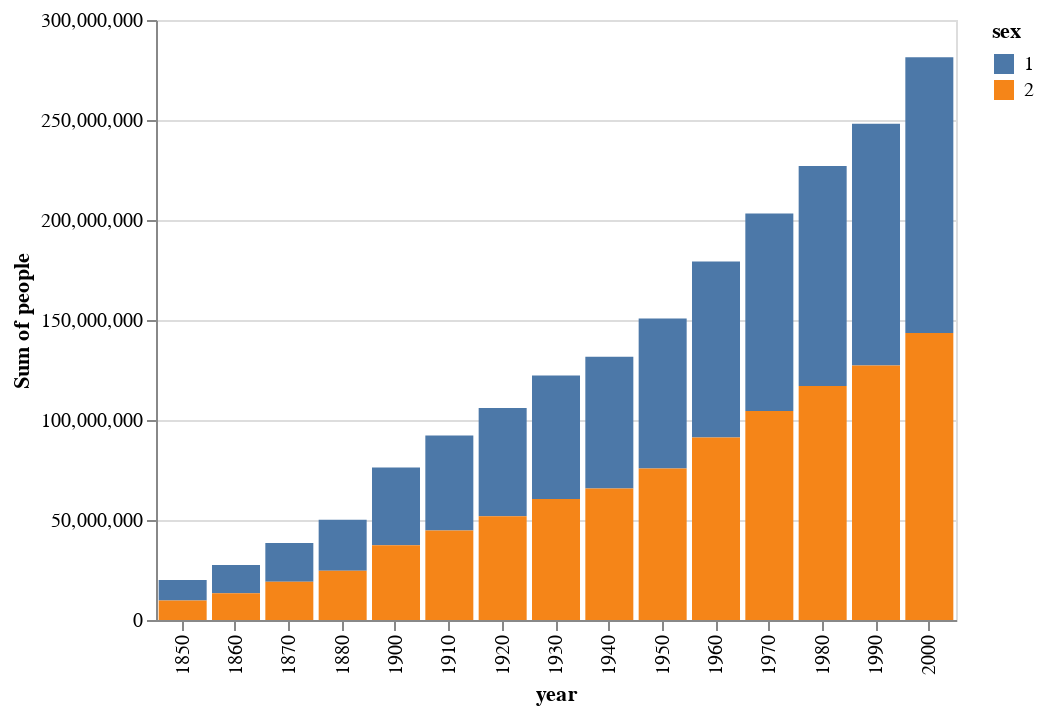

Notebook code for this chart:
### Code cell
alt.Chart(population).mark_bar().encode(
    x='year:O',
    y='sum(people):Q',
    color='sex:N'
)

### Figure 1 — Vega-Lite specification as saved in the notebook (floating-point values rounded to 4 significant figures; data arrays with more than 128 entries replaced by an {"elided": "..."} marker saying what was removed)
{"$schema": "https://vega.github.io/schema/vega-lite/v2.4.1.json", "config": {"view": {"height": 300, "width": 400}}, "data": {"values": {"elided": "570 records"}}, "encoding": {"color": {"field": "sex", "type": "nominal"}, "x": {"field": "year", "type": "ordinal"}, "y": {"aggregate": "sum", "field": "people", "type": "quantitative"}}, "mark": "bar"}
